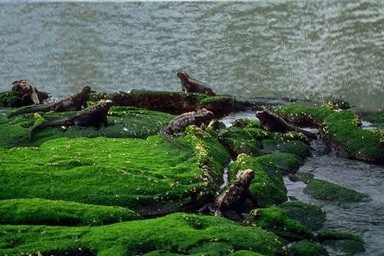
#> input picture Tp_D_CND_M_N_ani00018_sec00096_00138.tif, 384 x 256 px
$ python picture_tianchong.py
#> lines starting #> are read from the running program, lines starting #| are printed output that depends on the picture

import cv2 as cv
import matplotlib.pyplot as plt
import numpy as np
top_size,bottom_size,left_size,right_size=(50,50,50,50)

img=cv.imread('./Tp_D_CND_M_N_ani00018_sec00096_00138.tif')
#> img is the input picture: shape (256, 384, 3); mean B, G, R 75.7, 99.5, 77.2
print(img.shape)
#| (256, 384, 3)
constant=cv.copyMakeBorder(img,top_size,bottom_size,left_size,right_size,cv.BORDER_CONSTANT,value=(0,255,0))
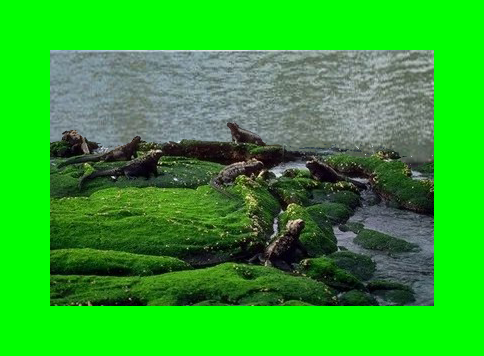
#> constant: shape (356, 484, 3); mean B, G, R 43.2, 166.3, 44.1
cv.imshow("1",constant)
cv.waitKey(0)

$ run again, with 0.tif copied over Tp_D_CND_M_N_ani00018_sec00096_00138.tif
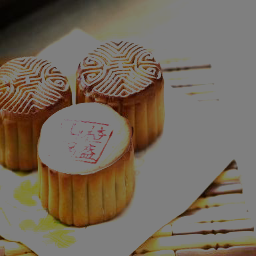
#> input picture 0.tif, 256 x 256 px
#> img is the input picture: shape (256, 256, 3); mean B, G, R 92.1, 105.5, 116.1
#| (256, 256, 3)
#> `constant=cv.copyMakeBorder(img,top_size,bottom_size,left_size,right_si..`:
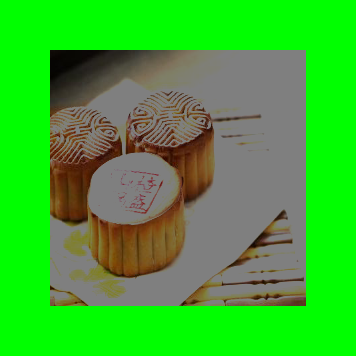
#> constant: shape (356, 356, 3); mean B, G, R 47.6, 177.7, 60.1
